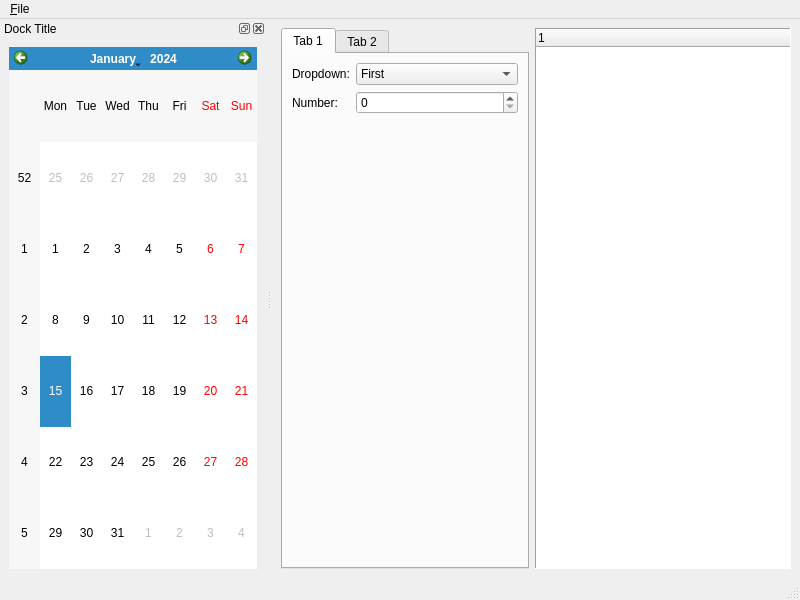
<?xml version="1.0" encoding="UTF-8"?>
<ui version="4.0">
 <class>MainWindow</class>
 <widget class="QMainWindow" name="MainWindow">
  <property name="geometry">
   <rect>
    <x>0</x>
    <y>0</y>
    <width>800</width>
    <height>600</height>
   </rect>
  </property>
  <property name="windowTitle">
   <string>MainWindow</string>
  </property>
  <widget class="QWidget" name="centralwidget">
   <layout class="QGridLayout" name="gridLayout">
    <item row="0" column="0">
     <widget class="QTabWidget" name="tabWidget">
      <widget class="QWidget" name="tab">
       <attribute name="title">
        <string>Tab 1</string>
       </attribute>
       <layout class="QFormLayout" name="formLayout">
        <item row="0" column="0">
         <widget class="QLabel" name="label">
          <property name="text">
           <string>Dropdown:</string>
          </property>
         </widget>
        </item>
        <item row="0" column="1">
         <widget class="QComboBox" name="comboBox">
          <item>
           <property name="text">
            <string>First</string>
           </property>
          </item>
          <item>
           <property name="text">
            <string>Second</string>
           </property>
          </item>
         </widget>
        </item>
        <item row="1" column="0">
         <widget class="QLabel" name="label_2">
          <property name="text">
           <string>Number:</string>
          </property>
         </widget>
        </item>
        <item row="1" column="1">
         <widget class="QSpinBox" name="spinBox"/>
        </item>
       </layout>
      </widget>
      <widget class="QWidget" name="tab_2">
       <attribute name="title">
        <string>Tab 2</string>
       </attribute>
      </widget>
     </widget>
    </item>
    <item row="0" column="1">
     <widget class="QTreeWidget" name="treeWidget">
      <property name="frameShape">
       <enum>QFrame::Shape::Panel</enum>
      </property>
      <column>
       <property name="text">
        <string notr="true">1</string>
       </property>
      </column>
     </widget>
    </item>
   </layout>
  </widget>
  <widget class="QMenuBar" name="menubar">
   <property name="geometry">
    <rect>
     <x>0</x>
     <y>0</y>
     <width>800</width>
     <height>27</height>
    </rect>
   </property>
   <widget class="QMenu" name="menu_File">
    <property name="title">
     <string>&amp;File</string>
    </property>
    <addaction name="action_New"/>
    <addaction name="separator"/>
    <addaction name="actionE_xit"/>
   </widget>
   <addaction name="menu_File"/>
  </widget>
  <widget class="QStatusBar" name="statusbar"/>
  <widget class="QDockWidget" name="dockWidget">
   <property name="windowTitle">
    <string>Dock Title</string>
   </property>
   <attribute name="dockWidgetArea">
    <number>1</number>
   </attribute>
   <widget class="QWidget" name="dockWidgetContents">
    <layout class="QVBoxLayout" name="verticalLayout">
     <item>
      <widget class="QCalendarWidget" name="calendarWidget"/>
     </item>
    </layout>
   </widget>
  </widget>
  <action name="action_New">
   <property name="text">
    <string>&amp;New...</string>
   </property>
  </action>
  <action name="actionE_xit">
   <property name="text">
    <string>E&amp;xit</string>
   </property>
   <property name="shortcut">
    <string>Ctrl+Q</string>
   </property>
  </action>
 </widget>
 <resources/>
 <connections/>
</ui>
